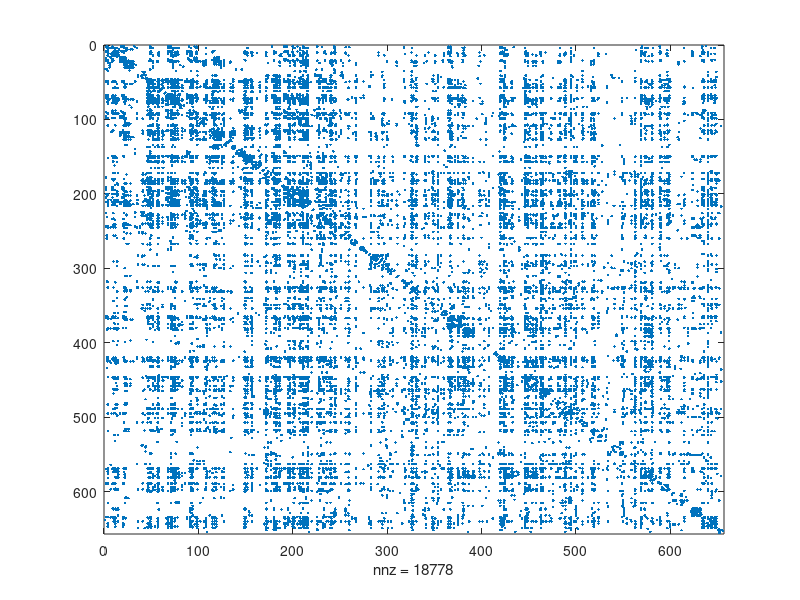

Source code (MATLAB): (Note: this script raises an error after producing the figure.)
close all
clear all
clc

% IMPORT & Polishing Data%
G = csvread('Adj.csv',1,1);
N = max(size(G));
A = sparse(G);
clear G;
figure(1)
spy(A)

%% pre-processing

Au = 1*(A+A'>0); % undirected network
Au = Au - diag(diag(Au)); % clear diagonal (you never know)

% Remove nodes which are NOT connected
pos = find(sum(Au)~=0);
A = A(pos,pos);
Au = Au(pos,pos);
spy(Au);

%% %%%%%%%%%%%%%%%%% EXTRACT THE DISTRIBUTION %%%%%%%%%%%%%%%%%%%%%%%%%

% Distribution
N = size(A,1); % Number of Nodes
 display("Number of Nodes= "+N)
d = full(sum(A));           % Degree Vector
%d = d(d>0);                 % avoid zero degrees
Links_num = sum(d);         % Total number of links --G (Let's decide if #node is this or we want to divide by 2)
 display("Total number of links= "+Links_num)

k = unique(d);              % Degree Samples
pk = histc(d,k)';           % counts occurrences
pk = pk/sum(pk);            % normalize to 1

% Cumulative distribution
Pk = cumsum(pk,'reverse');

% Log Binning
klog = 10.^(0:0.1:ceil(log10(max(k))));
pklog = histc(d,klog)';     % counts occurrences
pklog = pklog/sum(pklog);   % normalize to 1

%% %%%%%%%%%%%%%%%%% MOMENTS OF DEGREE DISTRIBUTION %%%%%%%%%%%%%%%%%%%%

Mean_D = mean(d);           % First Moment of prob. distribution
                           % -- G before was Mean_K = mean(k), but actually k is
                           % -- G the vestor of unique values, we should
                           % -- G use d; the same for all other mesures
display("First Moment of prob. distribution= "+Mean_D)


Var_D = var(d);             % Second Moment of Prob. distribution (Express the spread)

display("Second Moment of Prob. distribution= "+Var_D)

Skew_D = skewness(d);       % Third Moment of Prob. distribution (How symmetric around average)
display("Third Moment of Prob. distribution= "+Skew_D)


%% %%%%%%%%%%%%%%%%%%%%%%%% SHOW THE RESULTS %%%%%%%%%%%%%%%%%%%%%%%%%%% 
figure(2)
subplot(2,2,1)
plot(k,pk,'.')
grid
xlabel('k')
ylabel('PDF')
title('linear PDF plot')
subplot(2,2,2)
loglog(k,pk,'.')
grid
xlabel('k')
ylabel('PDF')
title('logarithmic PDF plot')
subplot(2,2,3)
loglog(klog,pklog,'.')
grid
xlabel('k')
ylabel('PDF')
title('logarithmic PDF plot (log bins)')
subplot(2,2,4)
loglog(k,Pk,'.')
grid
xlabel('k')
ylabel('CCDF')
title('logarithmic CCDF plot')


%% %%%%%%%%%%%%%%%%% PURE ML FITTING %%%%%%%%%%%%%%%%%%%%%%%%%

kmin = 40;
d2 = d(d>=kmin);                 % restrict range
ga = 1+1/mean(log(d2/kmin));     % estimate the exponent
disp(['gamma ML = ' num2str(ga)])


%% %%%%%%%%%%%%%%%%% SHOW THE RESULTS %%%%%%%%%%%%%%%%%%%%%%%%%

figure(3)
subplot(2,2,2)
hold on
s1 = k.^(-ga); % build the PDF signal
loglog(k,s1/s1(103)*pk(103));
hold off
axis([xlim min(pk/2) 2*max(pk)])
subplot(2,2,3)
hold on
s1 = klog.^(-ga); % build the PDF signal
loglog(klog,s1/s1(21)*pklog(21));
hold off
axis([xlim min(pklog/2) 2*max(pklog)])
subplot(2,2,4)
hold on
s1 = k.^(1-ga); % build the CCDF signal
loglog(k,s1/s1(100)*Pk(100));
hold off
axis([xlim min(Pk/2) 2])


%% %%%%%%%%%%%%%%%%% ML FITTING WITH SATURATION %%%%%%%%%%%%%%%%%%
d1=d(d>30);
for ks = 1:max(k)
    kmin = min(d1);
    tmp = mean(log((d1+ks)/(kmin+ks)));
    ga2(ks) = 1+1/tmp;
    de(ks) = log(ga2(ks)-1)-log(kmin+ks)-ga2(ks)*tmp;
end
[~,ks] = max(de);
disp(['k_sat ML sat = ' num2str(ks)])
disp(['gamma ML sat = ' num2str(ga2(ks))])


%% %%%%%%%%%%%%%%%%% SHOW THE RESULTS %%%%%%%%%%%%%%%%%%%%%%%%%

figure(4)
semilogy(de)
grid
xlabel('k_sat')
ylabel('ML target function')
title('best k_{sat} value')

figure(5)
% data
loglog(k,Pk,'.')
hold on
% ML fitting (we make sure that the plot follows the data)
s1 = k.^(1-ga); % build the CCDF signal
loglog(k,s1/s1(10)*Pk(10));
% ML fitting with saturation
s1 = ((k+ks)/(kmin+ks)).^(1-ga2(ks));
loglog(k,s1*exp(-1.2))
hold off
axis([xlim min(Pk/2) 2])
grid
xlabel('k')
ylabel('CCDF')
title('ML fittings')
legend('data','ML','ML with sat.')


%% %%%%%%%%%%%%%%%%%%%%%%%%%% ASSORTATIVITY

k_tmp = (A*d')./d'; % averages degree of neighbours


% extract averages for each value of k
u = unique(d');
for k = 1:length(u)
    k_nn(k) = mean(k_tmp(d'==u(k))); 
end

% do the linear fitting
p = polyfit(log(u'),log(k_nn),1);
disp(['Assortativity factor ' num2str(p(1))]) %assortativity factor


%% %%%%%%%%%%%%%%%%% SHOW RESULTS %%%%%%%%%%%%%%%%%%%%%%%%%

figure(1)
loglog(d,k_tmp,'g.');
hold on
loglog(u,exp(p(2)+log(u)*p(1)),'r-');
loglog(u,k_nn,'k.');
hold off
grid
xlabel('k')
ylabel('k_{nn}')
title('Assortativity of the Collaboration Network')
